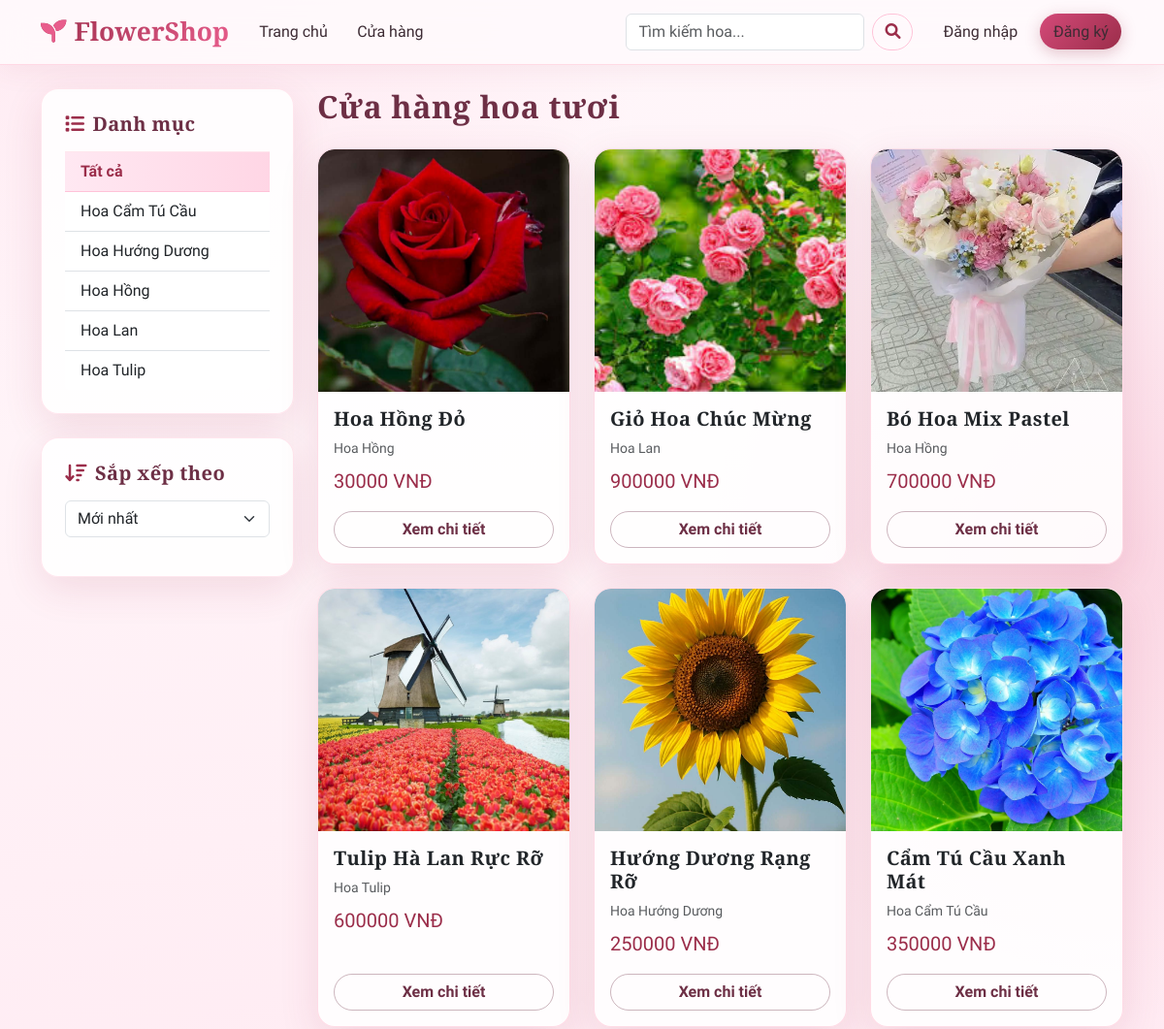
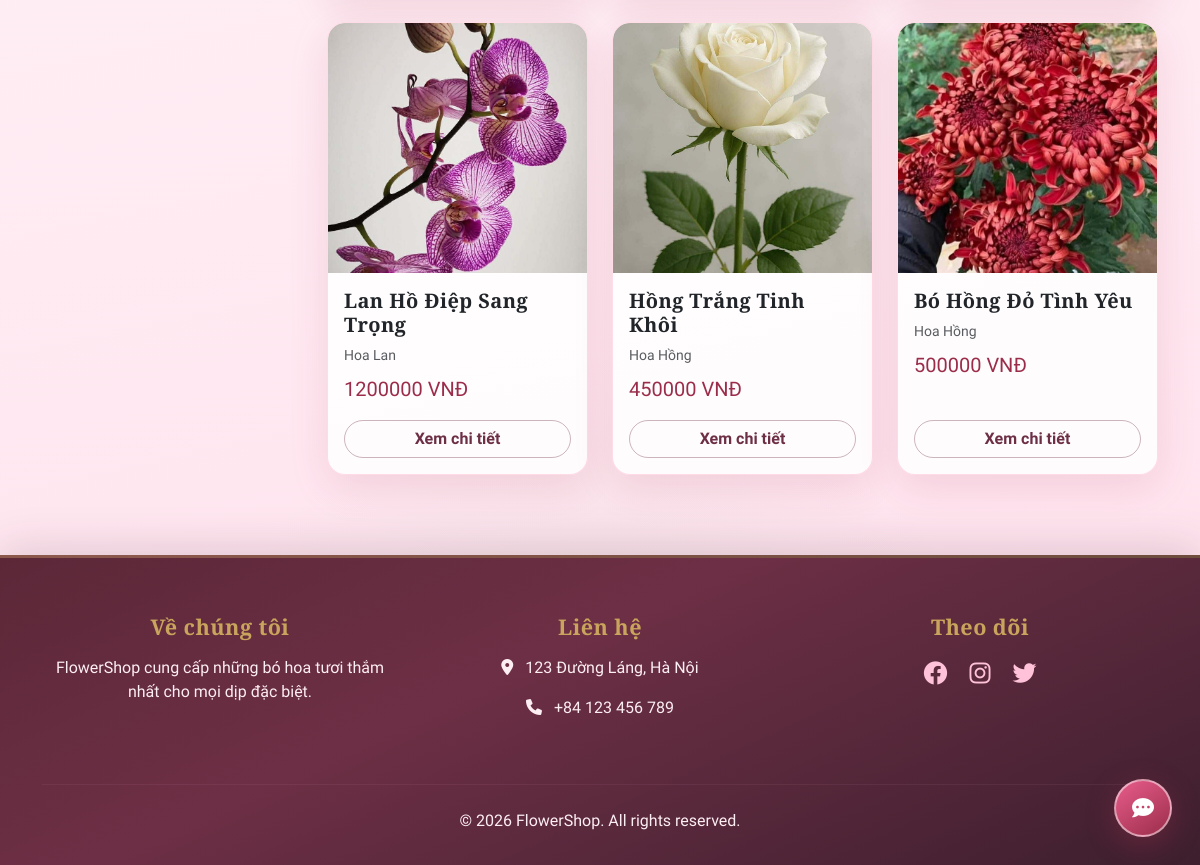
Screenshot of /products/ with the database file from the repository (2 pictures, top to bottom).
### shop/models.py (models this page shows, shortened)
class Category(models.Model):
    name = models.CharField(max_length=100, verbose_name="Tên danh mục")
    slug = models.SlugField(unique=True, verbose_name="Slug")
    description = models.TextField(blank=True, verbose_name="Mô tả")
    class Meta:
        ordering = ('name',)
        verbose_name = 'Danh mục'
        verbose_name_plural = 'Danh mục'
    def get_absolute_url(self):
        return reverse('product_list_by_category', args=[self.slug])

class Product(models.Model):
    category = models.ForeignKey(Category, related_name='products', on_delete=models.CASCADE, verbose_name="Danh mục")
    name = models.CharField(max_length=200, verbose_name="Tên sản phẩm")
    slug = models.SlugField(max_length=200, unique=True, verbose_name="Slug")
    image = models.ImageField(upload_to='products/%Y/%m/%d', blank=True, verbose_name="Hình ảnh")
    description = models.TextField(blank=True, verbose_name="Mô tả")
    price = models.DecimalField(max_digits=10, decimal_places=2, verbose_name="Giá")
    stock = models.PositiveIntegerField(verbose_name="Số lượng tồn kho")
    available = models.BooleanField(default=True, verbose_name="Sẵn bán")
    created = models.DateTimeField(auto_now_add=True, verbose_name="Ngày tạo")
    updated = models.DateTimeField(auto_now=True, verbose_name="Ngày cập nhật")
    class Meta:
        ordering = ('-created',)
        indexes = [
            models.Index(fields=['id', 'slug']),
        ]
        verbose_name = 'Sản phẩm'
        verbose_name_plural = 'Sản phẩm'
    def get_absolute_url(self):
        return reverse('product_detail', args=[self.id, self.slug])

### shop/views.py (the view)
# urls.py: path('products/', views.product_list, name='product_list'),
def product_list(request, category_slug=None):
    category = None
    categories = Category.objects.all()
    products = Product.objects.filter(available=True)
    query = request.GET.get('q')
    if query:
        products = products.filter(
            Q(name__icontains=query) | Q(description__icontains=query)
        )
    if category_slug:
        category = get_object_or_404(Category, slug=category_slug)
        products = products.filter(category=category)
    sort = request.GET.get('sort')
    if sort == 'price_asc':
        products = products.order_by('price')
    elif sort == 'price_desc':
        products = products.order_by('-price')
    elif sort == 'newest':
        products = products.order_by('-created')
    return render(request, 'shop/product/list.html', {
        'category': category,
        'categories': categories,
        'products': products
    })

### templates/shop/product/list.html (shortened to what this page needs)
{% extends "base.html" %}
{% block content %}
<div class="row">
    <div class="col-md-3">
        <div class="card shadow-sm border-0 p-4 mb-4">
            <h5 class="mb-3 font-weight-bold"><i class="fas fa-list me-2 text-primary"></i>Danh mục</h5>
            <div class="list-group list-group-flush">
                <a href="{% url 'product_list' %}" class="list-group-item list-group-item-action {% if not category %}active{% endif %}">Tất cả</a>
                {% for c in categories %}
                    <a href="{{ c.get_absolute_url }}" class="list-group-item list-group-item-action {% if category.slug == c.slug %}active{% endif %}">{{ c.name }}</a>
                {% endfor %}
            </div>
        </div>
        <div class="card shadow-sm border-0 p-4">
            <h5 class="mb-3 font-weight-bold"><i class="fas fa-sort-amount-down me-2 text-primary"></i>Sắp xếp theo</h5>
            <form action="." method="get">
                <select name="sort" class="form-select mb-3" onchange="this.form.submit()">
                    <option value="newest" {% if request.GET.sort == 'newest' %}selected{% endif %}>Mới nhất</option>
                </select>
            </form>
        </div>
    </div>
    <div class="col-md-9">
        <h2 class="mb-4 font-weight-bold">
            {% if category %}{{ category.name }}{% else %}Cửa hàng hoa tươi{% endif %}
        </h2>
        <div class="row g-4">
            {% for product in products %}
                <div class="col-md-4">
                    <div class="card product-card h-100">
                        <a href="{{ product.get_absolute_url }}">
                            {% if product.image %}
                                <img src="{{ product.image.url }}" class="card-img-top product-img" alt="{{ product.name }}">
                            {% else %}
                                <img src="https://via.placeholder.com/300x400?text=Flower" class="card-img-top product-img" alt="{{ product.name }}">
                            {% endif %}
                        </a>
                        <div class="card-body d-flex flex-column">
                            <h5 class="card-title font-weight-bold">{{ product.name }}</h5>
                            <p class="text-muted small mb-2">{{ product.category.name }}</p>
                            <p class="card-text text-primary fs-5 mb-3">{{ product.price|floatformat:0 }} VNĐ</p>
                            <a href="{{ product.get_absolute_url }}" class="btn btn-outline-dark mt-auto w-100">Xem chi tiết</a>
                        </div>
                    </div>
                </div>
            {% empty %}
                <div class="col-12 text-center py-5">
                    <i class="fas fa-search fa-4x text-muted mb-4"></i>
                    <h3>Không tìm thấy sản phẩm nào</h3>
                    <p class="text-muted">Vui lòng thử tìm kiếm với từ khóa khác hoặc chọn danh mục khác.</p>
                </div>
            {% endfor %}
        </div>
    </div>
</div>
{% endblock %}

### templates/base.html (shortened to what this page needs)
<!DOCTYPE html>
{% load static %}
<html lang="vi">
<head>
    <link href="https://cdn.jsdelivr.net/npm/bootstrap@5.3.0/dist/css/bootstrap.min.css" rel="stylesheet">
    <link rel="stylesheet" href="https://cdnjs.cloudflare.com/ajax/libs/font-awesome/6.0.0/css/all.min.css">
    <link rel="stylesheet" href="{% static 'css/floral-theme.css' %}">
</head>
<body>
    <nav class="navbar navbar-expand-lg navbar-light sticky-top navbar-floral">
        <div class="container">
            <a class="navbar-brand" href="{% url 'home' %}"><i class="fas fa-seedling me-2"></i>FlowerShop</a>
            <div class="collapse navbar-collapse" id="navbarNav">
                <ul class="navbar-nav me-auto">
                    <li class="nav-item"><a class="nav-link" href="{% url 'home' %}">Trang chủ</a></li>
                    <li class="nav-item"><a class="nav-link" href="{% url 'product_list' %}">Cửa hàng</a></li>
                </ul>
                <form class="d-flex me-3" action="{% url 'product_list' %}" method="get">
                    <input class="form-control me-2" type="search" name="q" placeholder="Tìm kiếm hoa..." aria-label="Search">
                    <button class="btn btn-outline-secondary" type="submit"><i class="fas fa-search"></i></button>
                </form>
                <ul class="navbar-nav">
                    {% if user.is_authenticated %}
                        <li class="nav-item dropdown">
                            <a class="nav-link dropdown-toggle" href="#" id="navbarDropdown" role="button" data-bs-toggle="dropdown">
                                <i class="fas fa-user me-1"></i> {{ user.username }}
                            </a>
                            <ul class="dropdown-menu dropdown-menu-end">
                                <li><a class="dropdown-item" href="{% url 'profile' %}">Hồ sơ</a></li>
                                <li><a class="dropdown-item" href="{% url 'order_list' %}">Đơn hàng của tôi</a></li>
                                {% if user.is_staff %}
                                    <li><hr class="dropdown-divider"></li>
                                    <li><a class="dropdown-item font-weight-bold text-primary" href="{% url 'admin_dashboard' %}">Dashboard Thống kê</a></li>
                                    <li><a class="dropdown-item" href="{% url 'admin:index' %}">Quản trị hệ thống</a></li>
                                {% endif %}
                                <li><hr class="dropdown-divider"></li>
                                <li>
                                    <form action="{% url 'logout' %}" method="post">
                                        {% csrf_token %}
                                        <button type="submit" class="dropdown-item">Đăng xuất</button>
                                    </form>
                                </li>
                            </ul>
                        </li>
                    {% else %}
                        <li class="nav-item"><a class="nav-link" href="{% url 'login' %}">Đăng nhập</a></li>
                        <li class="nav-item"><a class="nav-link btn btn-primary text-white px-3 ms-lg-2 rounded-pill" href="{% url 'register' %}">Đăng ký</a></li>
                    {% endif %}
                </ul>
            </div>
        </div>
    </nav>
    <div class="container mt-4">
        {% block content %}{% endblock %}
    </div>
    <footer class="site-footer">
        <div class="container text-center">
            <div class="row">
                <div class="col-md-4 mb-4">
                    <h5>Về chúng tôi</h5>
                    <p>FlowerShop cung cấp những bó hoa tươi thắm nhất cho mọi dịp đặc biệt.</p>
                </div>
                <div class="col-md-4 mb-4">
                    <h5>Liên hệ</h5>
                    <p><i class="fas fa-map-marker-alt me-2"></i> 123 Đường Láng, Hà Nội</p>
                    <p><i class="fas fa-phone me-2"></i> +84 123 456 789</p>
                </div>
                <div class="col-md-4 mb-4">
                    <h5>Theo dõi</h5>
                    <div class="fs-4">
                        <a href="#" class="text-white me-3"><i class="fab fa-facebook"></i></a>
                        <a href="#" class="text-white me-3"><i class="fab fa-instagram"></i></a>
                        <a href="#" class="text-white"><i class="fab fa-twitter"></i></a>
                    </div>
                </div>
            </div>
            <hr class="my-4">
            <p class="mb-0">&copy; 2026 FlowerShop. All rights reserved.</p>
        </div>
    </footer>
    <div id="chatbot-widget">
        <button id="chatbot-btn" onclick="toggleChat()">
            <i class="fas fa-comment-dots"></i>
        </button>
    </div>
</body>
</html>

### rows the page displays
Category: name "Hoa Cẩm Tú Cầu"
Category: name "Hoa Hướng Dương"
Category: name "Hoa Hồng"
Category: name "Hoa Lan"
Category: name "Hoa Tulip"
Product: image (picture), name "Hoa Hồng Đỏ", category.name "Hoa Hồng", price "30000"
Product: image (picture), name "Giỏ Hoa Chúc Mừng", category.name "Hoa Lan", price "900000"
Product: image (picture), name "Bó Hoa Mix Pastel", category.name "Hoa Hồng", price "700000"
Product: image (picture), name "Tulip Hà Lan Rực Rỡ", category.name "Hoa Tulip", price "600000"
Product: image (picture), name "Hướng Dương Rạng Rỡ", category.name "Hoa Hướng Dương", price "250000"
Product: image (picture), name "Cẩm Tú Cầu Xanh Mát", category.name "Hoa Cẩm Tú Cầu", price "350000"
Product: image (picture), name "Lan Hồ Điệp Sang Trọng", category.name "Hoa Lan", price "1200000"
Product: image (picture), name "Hồng Trắng Tinh Khôi", category.name "Hoa Hồng", price "450000"
Product: image (picture), name "Bó Hồng Đỏ Tình Yêu", category.name "Hoa Hồng", price "500000"
